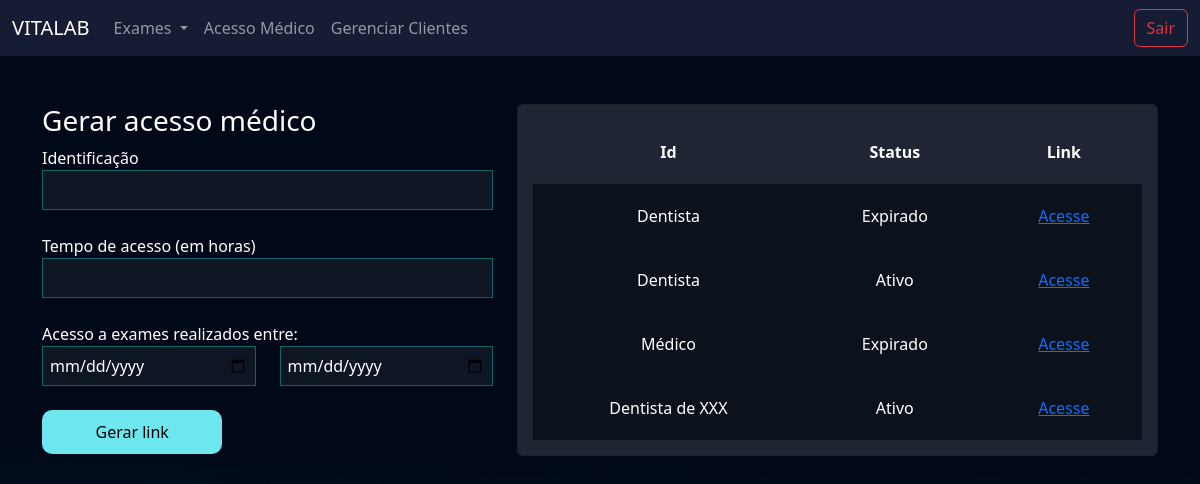
/exames/gerar_acesso_medico/ (signed in), run on the app's committed database.
### exames/models.py (models this page shows, shortened)
class AcessoMedico(models.Model):
    usuario = models.ForeignKey(User, on_delete=models.DO_NOTHING)
    identificacao = models.CharField(max_length=50)
    tempo_de_acesso = models.IntegerField() # Em horas
    criado_em = models.DateTimeField()
    data_exames_iniciais = models.DateField()
    data_exames_finais = models.DateField()
    token = models.CharField(max_length=20, null=True, blank=True)
    @property
    def status(self):
        return 'Expirado' if timezone.now() > (self.criado_em + timedelta(hours=self.tempo_de_acesso)) else 'Ativo'
    """ if timezone.now() > (self.criado_em + timedelta(hours=self.tempo_de_acesso)):
            return 'Expirado'
        else:
            return 'Ativo' """
    @property
    def url(self):
        return f'http://127.0.0.1:8000/exames/acesso_medico/{self.token}'

### exames/views.py (the view, shortened to what this page needs)
# urls.py: path('gerar_acesso_medico/', views.gerar_acesso_medico, name="gerar_acesso_medico"),
@login_required
def gerar_acesso_medico(request):
    if request.method == "GET":
        acessos_medicos = AcessoMedico.objects.filter(usuario=request.user)
        return render(request, 'gerar_acesso_medico.html', {'acessos_medicos': acessos_medicos})

### exames/templates/gerar_acesso_medico.html (shortened to what this page needs)
{% extends "bases/base.html" %}
{% load static %}
{% block 'head' %}
    <link href="{% static 'exames/css/css.css' %}" rel="stylesheet">
    <link href="{% static 'exames/css/gerenciar_pedidos.css' %}" rel="stylesheet">
{% endblock 'head' %}
{% block 'conteudo' %}
    <br>
    <br>
    <div class="container">
        <div class="row">
            <div class="col-md-5">
                <h3>Gerar acesso médico</h3>
                <form action="{% url "gerar_acesso_medico" %}" method="POST">{% csrf_token %}
                    <label for="">Identificação</label>
                    <br>
                    <input style="width: 100%" type="text" name="identificacao" id="" class="input-default">
                    <br>
                    <br>
                    <label for="">Tempo de acesso (em horas)</label>
                    <br>
                    <input style="width: 100%" type="number" name="tempo_de_acesso" id="" class="input-default">
                    <br>
                    <br>
                    <div class="row">
                        <label for="">Acesso a exames realizados entre:</label>
                        <div class="col-md">
                            <input style="width: 100%" type="date" name="data_exame_inicial" id="" class="input-default">
                        </div>
                        <div class="col-md">
                            <input style="width: 100%" type="date" name="data_exame_final" id="" class="input-default">
                            <br>
                            <br>
                        </div>
                    </div>
                    <input style="width: 40%" type="submit" class="btn-default" value="Gerar link">
                </form>
            </div>
            <div class="col-md">
                <div class="card">
                    <table style="text-align: center">
                        <tr>
                          <th>Id</th>
                          <th>Status</th>
                          <th>Link</th>
                        </tr>
                       {% for acesso in acessos_medicos%}
                            <tr class="linha-tabela">
                                <td>{{ acesso.identificacao }}</td>
                                <td>{{ acesso.status }}</td>
                                <td><a href="{{ acesso.url }}">Acesse</a></td>
                            </tr>
                            {% endfor %}
                    </table>
                </div>
            </div>
        </div>
    </div>
{% endblock 'conteudo' %}

### templates/static/geral/css/base.css (style rules this page uses)
:root { --main-color: #151C34; --dark-color: #0C121C ; --light-color: #6DE6EE; --contrast-color: #f4c96b; --differential-color: #066668; }
* { color: white }
.input-default { background-color: rgba(255,255,255,0.05); border: 1px solid var(--differential-color); padding: 7px; width: 50%; }
.btn-default { background-color: var(--light-color); color: black; width: 15%; padding: 10px; border: none; border-radius: 10px; }

### templates/static/exames/css/css.css (style rules this page uses)
body { background-image: url('/static/geral/img/bg2.png'); background-size: cover; }
.card { background-color: rgba(217, 217, 217, .14); color: white; padding: 15px; }

### templates/static/exames/css/gerenciar_pedidos.css (style rules this page uses)
.linha-tabela { background-color: var(--dark-color); height: 20px; }
td, th { padding: 20px; }

### data on the page
AcessoMedico: identificacao "Dentista", status "Expirado"
AcessoMedico: identificacao "Dentista", status "Ativo"
AcessoMedico: identificacao "Médico", status "Expirado"
AcessoMedico: identificacao "Dentista de XXX", status "Ativo"
